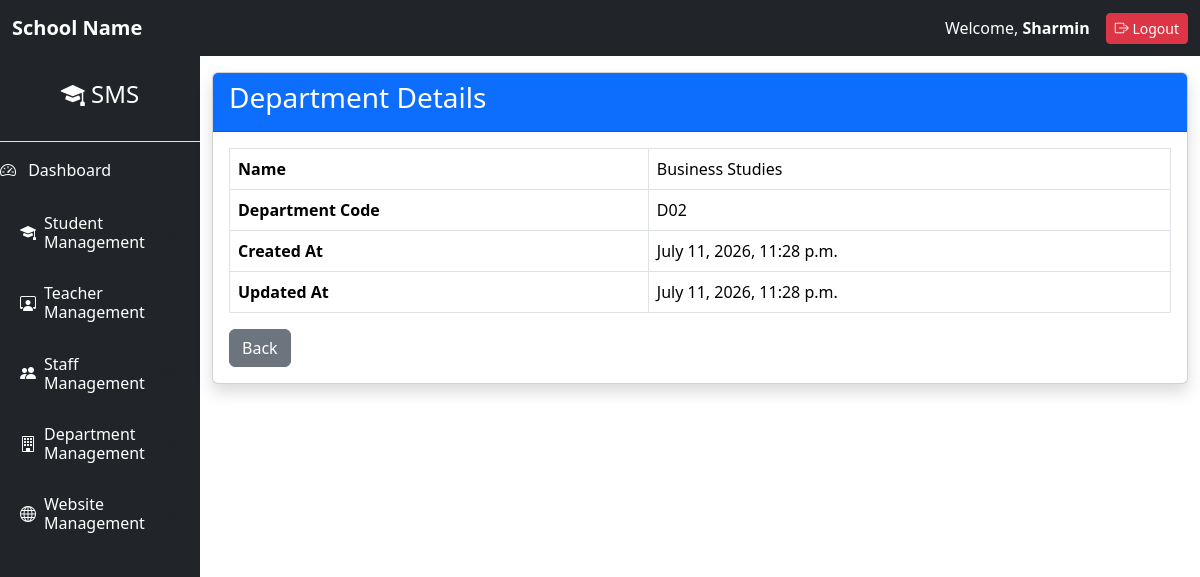
/departments/detail/4/ (signed in), run on an earlier commit of the app's database.
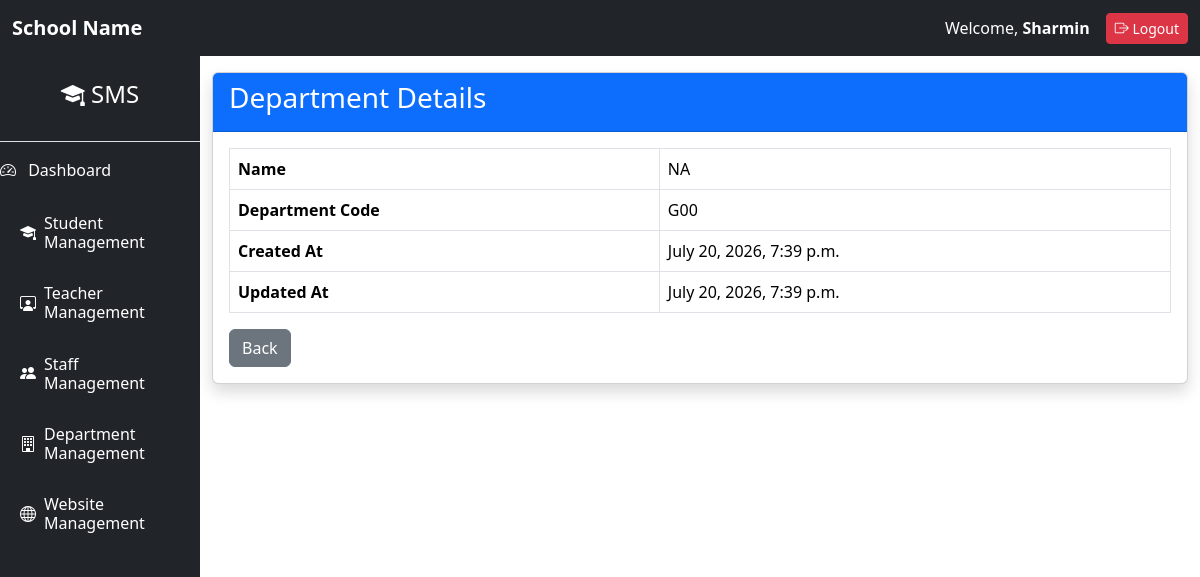
And on a later commit of the database.
### departments/models.py (models this page shows, shortened)
class Department(models.Model):
    name = models.CharField(
        max_length=100,
        unique=True
    )
    department_code = models.CharField(
        max_length=20,
        unique=True
    )
    created_at = models.DateTimeField(
        auto_now_add=True
    )
    updated_at = models.DateTimeField(
        auto_now=True
    )

### departments/views.py (the view)
class DepartmentDetailView(
    LoginRequiredMixin,
    PermissionRequiredMixin,
    DetailView
):
    model = Department
    template_name = "department_detail.html"
    context_object_name = "department"
    permission_required = "departments.view_department"
    pk_url_kwarg = "id"

### departments/templates/department_detail.html
{% extends 'base.html' %}
{% block content %}
<div class="card shadow">
<div class="card-header bg-primary text-white">
<h3>Department Details</h3>
</div>
<div class="card-body">
<table class="table table-bordered">
<tr>
<th>Name</th>
<td>{{ department.name }}</td>
</tr>
<tr>
<th>Department Code</th>
<td>{{ department.department_code }}</td>
</tr>
<tr>
<th>Created At</th>
<td>{{ department.created_at }}</td>
</tr>
<tr>
<th>Updated At</th>
<td>{{ department.updated_at }}</td>
</tr>
</table>
<a
href="{% url 'department_list' %}"
class="btn btn-secondary">
Back
</a>
</div>
</div>
{% endblock %}

What changed in the data, as far as the page shows it:
changed Department: name "Business Studies" → "NA"; department_code "D02" → "G00"; created_at "July 11, 2026, 11:28 p.m." → "July 20, 2026, 7:39 p.m."; updated_at "July 11, 2026, 11:28 p.m." → "July 20, 2026, 7:39 p.m."
